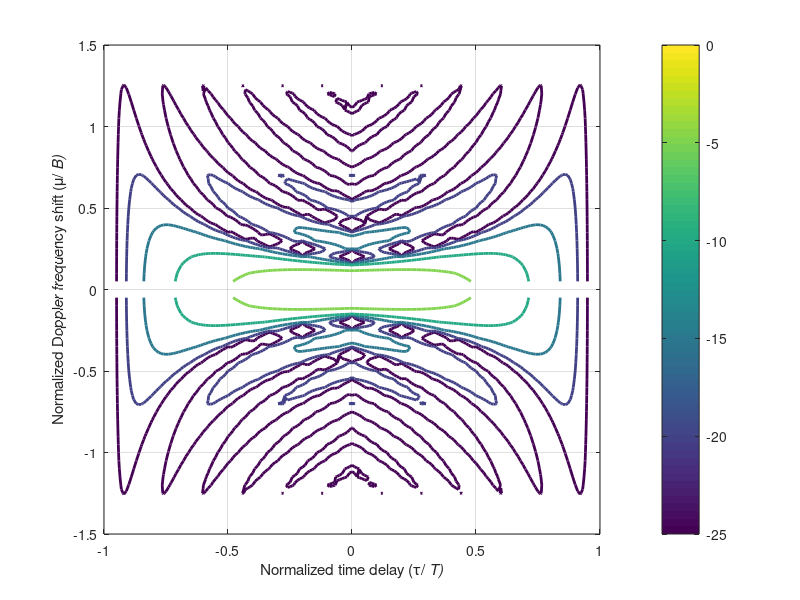

Here is the MATLAB script that generated this plot: (Note: this script raises an error after producing the figure.)
tau = -5:0.05:5;
mu = -1.5:0.05:1.5;
T = max(tau);
B = max(mu);
sig = T/sqrt(2*pi);
k = B/T;
[tau,mu] = meshgrid(tau,mu);
amb_sig = abs(exp(1i*pi.*mu.*tau) .* (1 - abs(tau/T)) ...
    .* (sin(pi.*mu.*(T - abs(tau)))./(pi.*mu.*(T - abs(tau)))));
amb_sig = amb_sig.';
figure,contour(tau/5,mu,20*log10(amb_sig/max(max(amb_sig)))',-(0:5:25), ...
    'LineWidth',2)
colorbar
grid on
xlabel('Normalized time delay (\tau/\it T)','Interpreter','tex')
ylabel('Normalized Doppler frequency shift (\mu/\it B)','Interpreter','tex')
ax = gca; % current axes
ax.FontSize = 15;
title('\fontsize{25}Ambiguity Function of a Rectangular Pulse')
%LFM with rectangular envelope
tau = -5:0.05:5;
mu = -3:0.05:3;
[tau,mu] = meshgrid(tau,mu);
amb_sig = abs(exp(1i*pi.*mu.*tau) .* (1 - abs(tau/T)) ...
    .* (sin(pi.*(k.*tau + mu) .* (T - abs(tau)))./(pi.*(k.*tau + mu) ...
    .*(T - abs(tau)))));
amb_sig = amb_sig.';
figure,contour(tau/5,mu/2,20*log10(amb_sig/max(max(amb_sig)))',-(0:5:25), ...
    'LineWidth',2)
colorbar
grid on
xlabel('Normalized time delay (\tau/\it T)','Interpreter','tex')
ylabel('Normalized Doppler frequency shift (\mu/\it B)','Interpreter','tex')
ax = gca; % current axes
ax.FontSize = 15;
title('\fontsize{25}Ambiguity Function of a LFM with rectangular Envelope')
tau = -8:0.05:8;
mu = -3:0.05:3;
[tau,mu] = meshgrid(tau,mu);
amb_sig = abs(exp(1i*pi.*mu.*tau) .* exp((-(tau.^2)/(4*sig^2))  ...
    - (pi*sig^2.*(k.*tau + mu).^2)));
amb_sig = amb_sig.';
figure,contour(tau/5,mu/2,20*log10(amb_sig/max(max(amb_sig)))' ...
    ,-(0:5:25),'LineWidth',2)
colorbar
grid on
xlabel('Normalized time delay (\tau/\it T)','Interpreter','tex')
ylabel('Normalized Doppler frequency shift (\mu/\it B)','Interpreter','tex')
ax = gca; % current axes
ax.FontSize = 15;
title('\fontsize{25}Ambiguity Function of a LFM with Gaussian Envelope')
